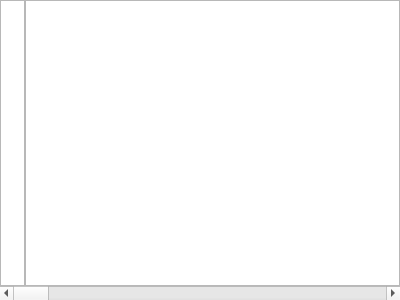
<?xml version="1.0" encoding="UTF-8"?>
<ui version="4.0">
 <class>CodeTextEdit</class>
 <widget class="QWidget" name="CodeTextEdit">
  <property name="geometry">
   <rect>
    <x>0</x>
    <y>0</y>
    <width>400</width>
    <height>300</height>
   </rect>
  </property>
  <property name="windowTitle">
   <string>Form</string>
  </property>
  <layout class="QVBoxLayout" name="verticalLayout">
   <property name="spacing">
    <number>0</number>
   </property>
   <property name="leftMargin">
    <number>0</number>
   </property>
   <property name="topMargin">
    <number>0</number>
   </property>
   <property name="rightMargin">
    <number>0</number>
   </property>
   <property name="bottomMargin">
    <number>0</number>
   </property>
   <item>
    <layout class="QHBoxLayout" name="horizontalLayout">
     <property name="spacing">
      <number>0</number>
     </property>
     <item>
      <widget class="QTextBrowser" name="textBrowser">
       <property name="maximumSize">
        <size>
         <width>25</width>
         <height>16777215</height>
        </size>
       </property>
       <property name="verticalScrollBarPolicy">
        <enum>Qt::ScrollBarAlwaysOff</enum>
       </property>
       <property name="horizontalScrollBarPolicy">
        <enum>Qt::ScrollBarAlwaysOff</enum>
       </property>
      </widget>
     </item>
     <item>
      <widget class="QTextEdit" name="textEdit">
       <property name="horizontalScrollBarPolicy">
        <enum>Qt::ScrollBarAlwaysOff</enum>
       </property>
       <property name="lineWrapMode">
        <enum>QTextEdit::NoWrap</enum>
       </property>
      </widget>
     </item>
    </layout>
   </item>
   <item>
    <widget class="QScrollBar" name="horizontalScrollBar">
     <property name="orientation">
      <enum>Qt::Horizontal</enum>
     </property>
    </widget>
   </item>
  </layout>
 </widget>
 <resources/>
 <connections/>
</ui>
